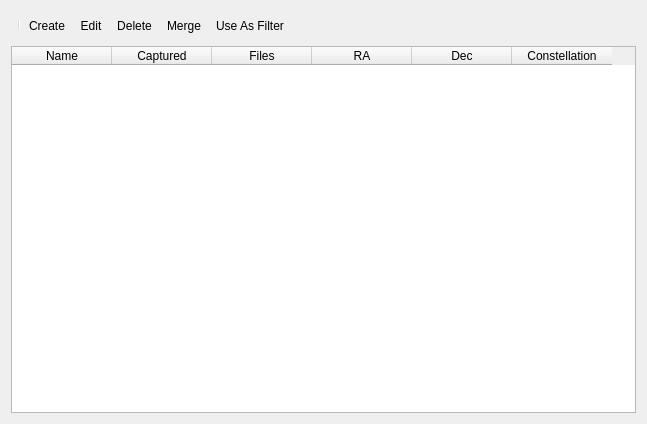
<?xml version="1.0" encoding="UTF-8"?>
<ui version="4.0">
 <class>ProjectsWindow</class>
 <widget class="QWidget" name="ProjectsWindow">
  <property name="geometry">
   <rect>
    <x>0</x>
    <y>0</y>
    <width>647</width>
    <height>424</height>
   </rect>
  </property>
  <property name="sizePolicy">
   <sizepolicy hsizetype="Preferred" vsizetype="Expanding">
    <horstretch>0</horstretch>
    <verstretch>0</verstretch>
   </sizepolicy>
  </property>
  <property name="minimumSize">
   <size>
    <width>200</width>
    <height>200</height>
   </size>
  </property>
  <property name="windowTitle">
   <string>Projects</string>
  </property>
  <layout class="QVBoxLayout" name="verticalLayout">
   <item>
    <widget class="QToolBar" name="toolBar">
     <property name="windowTitle">
      <string>toolBar</string>
     </property>
     <property name="toolButtonStyle">
      <enum>Qt::ToolButtonStyle::ToolButtonIconOnly</enum>
     </property>
     <addaction name="separator"/>
     <addaction name="actionCreate"/>
     <addaction name="actionEdit"/>
     <addaction name="actionDelete"/>
     <addaction name="actionMerge"/>
     <addaction name="actionUseAsFilter"/>
    </widget>
   </item>
   <item>
    <widget class="QTableWidget" name="tableWidget">
     <property name="editTriggers">
      <set>QAbstractItemView::EditTrigger::NoEditTriggers</set>
     </property>
     <property name="selectionBehavior">
      <enum>QAbstractItemView::SelectionBehavior::SelectRows</enum>
     </property>
     <property name="sortingEnabled">
      <bool>true</bool>
     </property>
     <column>
      <property name="text">
       <string>Name</string>
      </property>
     </column>
     <column>
      <property name="text">
       <string>Captured</string>
      </property>
     </column>
     <column>
      <property name="text">
       <string>Files</string>
      </property>
     </column>
     <column>
      <property name="text">
       <string>RA</string>
      </property>
     </column>
     <column>
      <property name="text">
       <string>Dec</string>
      </property>
     </column>
     <column>
      <property name="text">
       <string>Constellation</string>
      </property>
     </column>
    </widget>
   </item>
  </layout>
  <action name="actionCreate">
   <property name="icon">
    <iconset theme="QIcon::ThemeIcon::ListAdd"/>
   </property>
   <property name="text">
    <string>Create</string>
   </property>
   <property name="menuRole">
    <enum>QAction::MenuRole::NoRole</enum>
   </property>
  </action>
  <action name="actionEdit">
   <property name="icon">
    <iconset theme="QIcon::ThemeIcon::DocumentProperties"/>
   </property>
   <property name="text">
    <string>Edit</string>
   </property>
   <property name="menuRole">
    <enum>QAction::MenuRole::NoRole</enum>
   </property>
  </action>
  <action name="actionDelete">
   <property name="icon">
    <iconset theme="QIcon::ThemeIcon::EditDelete"/>
   </property>
   <property name="text">
    <string>Delete</string>
   </property>
   <property name="menuRole">
    <enum>QAction::MenuRole::NoRole</enum>
   </property>
  </action>
  <action name="actionMerge">
   <property name="icon">
    <iconset theme="QIcon::ThemeIcon::InsertLink"/>
   </property>
   <property name="text">
    <string>Merge</string>
   </property>
   <property name="menuRole">
    <enum>QAction::MenuRole::NoRole</enum>
   </property>
  </action>
  <action name="actionUseAsFilter">
   <property name="icon">
    <iconset resource="resources.qrc">
     <normaloff>:/res/funnel.svg</normaloff>:/res/funnel.svg</iconset>
   </property>
   <property name="text">
    <string>Use As Filter</string>
   </property>
   <property name="toolTip">
    <string>Filter Files</string>
   </property>
   <property name="menuRole">
    <enum>QAction::MenuRole::NoRole</enum>
   </property>
  </action>
 </widget>
 <resources>
  <include location="resources.qrc"/>
 </resources>
 <connections/>
</ui>
